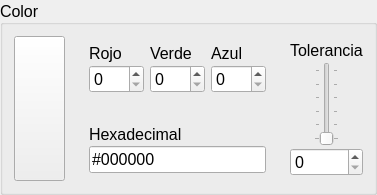
            <widget class="QGroupBox" name="groupBox_2">
             <property name="font">
              <font>
               <pointsize>12</pointsize>
               <italic>false</italic>
              </font>
             </property>
             <property name="title">
              <string>Color</string>
             </property>
             <property name="alignment">
              <set>Qt::AlignLeading|Qt::AlignLeft|Qt::AlignVCenter</set>
             </property>
             <layout class="QHBoxLayout" name="horizontalLayout_9">
              <property name="spacing">
               <number>24</number>
              </property>
              <item>
               <widget class="QPushButton" name="button_color">
                <property name="enabled">
                 <bool>true</bool>
                </property>
                <property name="sizePolicy">
                 <sizepolicy hsizetype="Expanding" vsizetype="Expanding">
                  <horstretch>0</horstretch>
                  <verstretch>0</verstretch>
                 </sizepolicy>
                </property>
                <property name="focusPolicy">
                 <enum>Qt::NoFocus</enum>
                </property>
                <property name="text">
                 <string/>
                </property>
               </widget>
              </item>
              <item>
               <layout class="QVBoxLayout" name="verticalLayout_4">
                <item>
                 <layout class="QHBoxLayout" name="horizontalLayout_2">
                  <property name="spacing">
                   <number>6</number>
                  </property>
                  <item>
                   <layout class="QVBoxLayout" name="verticalLayout_8">
                    <property name="spacing">
                     <number>2</number>
                    </property>
                    <item>
                     <widget class="QLabel" name="label_red">
                      <property name="sizePolicy">
                       <sizepolicy hsizetype="Maximum" vsizetype="Maximum">
                        <horstretch>0</horstretch>
                        <verstretch>0</verstretch>
                       </sizepolicy>
                      </property>
                      <property name="font">
                       <font>
                        <pointsize>12</pointsize>
                        <italic>false</italic>
                       </font>
                      </property>
                      <property name="text">
                       <string>Rojo</string>
                      </property>
                     </widget>
                    </item>
                    <item>
                     <widget class="NoWheelSpinBox" name="spin_red">
                      <property name="accelerated">
                       <bool>true</bool>
                      </property>
                      <property name="correctionMode">
                       <enum>QAbstractSpinBox::CorrectToNearestValue</enum>
                      </property>
                      <property name="maximum">
                       <number>255</number>
                      </property>
                     </widget>
                    </item>
                   </layout>
                  </item>
                  <item>
                   <layout class="QVBoxLayout" name="verticalLayout_10">
                    <property name="spacing">
                     <number>2</number>
                    </property>
                    <item>
                     <widget class="QLabel" name="label_green">
                      <property name="sizePolicy">
                       <sizepolicy hsizetype="Maximum" vsizetype="Maximum">
                        <horstretch>0</horstretch>
                        <verstretch>0</verstretch>
                       </sizepolicy>
                      </property>
                      <property name="font">
                       <font>
                        <pointsize>12</pointsize>
                        <italic>false</italic>
                       </font>
                      </property>
                      <property name="text">
                       <string>Verde</string>
                      </property>
                     </widget>
                    </item>
                    <item>
                     <widget class="NoWheelSpinBox" name="spin_green">
                      <property name="accelerated">
                       <bool>true</bool>
                      </property>
                      <property name="correctionMode">
                       <enum>QAbstractSpinBox::CorrectToNearestValue</enum>
                      </property>
                      <property name="keyboardTracking">
                       <bool>false</bool>
                      </property>
                      <property name="maximum">
                       <number>255</number>
                      </property>
                     </widget>
                    </item>
                   </layout>
                  </item>
                  <item>
                   <layout class="QVBoxLayout" name="verticalLayout_9">
                    <property name="spacing">
                     <number>2</number>
                    </property>
                    <item>
                     <widget class="QLabel" name="label_blue">
                      <property name="sizePolicy">
                       <sizepolicy hsizetype="Maximum" vsizetype="Maximum">
                        <horstretch>0</horstretch>
                        <verstretch>0</verstretch>
                       </sizepolicy>
                      </property>
                      <property name="font">
                       <font>
                        <pointsize>12</pointsize>
                        <italic>false</italic>
                       </font>
                      </property>
                      <property name="text">
                       <string>Azul</string>
                      </property>
                     </widget>
                    </item>
                    <item>
                     <widget class="NoWheelSpinBox" name="spin_blue">
                      <property name="accelerated">
                       <bool>true</bool>
                      </property>
                      <property name="correctionMode">
                       <enum>QAbstractSpinBox::CorrectToNearestValue</enum>
                      </property>
                      <property name="maximum">
                       <number>255</number>
                      </property>
                     </widget>
                    </item>
                   </layout>
                  </item>
                 </layout>
                </item>
                <item>
                 <layout class="QVBoxLayout" name="verticalLayout_11">
                  <property name="spacing">
                   <number>2</number>
                  </property>
                  <item>
                   <widget class="QLabel" name="label_hexadecimal">
                    <property name="sizePolicy">
                     <sizepolicy hsizetype="Maximum" vsizetype="Maximum">
                      <horstretch>0</horstretch>
                      <verstretch>0</verstretch>
                     </sizepolicy>
                    </property>
                    <property name="font">
                     <font>
                      <pointsize>12</pointsize>
                      <italic>false</italic>
                     </font>
                    </property>
                    <property name="text">
                     <string>Hexadecimal</string>
                    </property>
                   </widget>
                  </item>
                  <item>
                   <widget class="QLineEdit" name="line_hexadecimal">
                    <property name="text">
                     <string>#000000</string>
                    </property>
                   </widget>
                  </item>
                 </layout>
                </item>
               </layout>
              </item>
              <item>
               <layout class="QVBoxLayout" name="verticalLayout_13">
                <property name="spacing">
                 <number>2</number>
                </property>
                <property name="topMargin">
                 <number>5</number>
                </property>
                <property name="bottomMargin">
                 <number>5</number>
                </property>
                <item>
                 <widget class="QLabel" name="label_tolerance">
                  <property name="sizePolicy">
                   <sizepolicy hsizetype="Maximum" vsizetype="Maximum">
                    <horstretch>0</horstretch>
                    <verstretch>0</verstretch>
                   </sizepolicy>
                  </property>
                  <property name="font">
                   <font>
                    <pointsize>12</pointsize>
                    <italic>false</italic>
                   </font>
                  </property>
                  <property name="text">
                   <string>Tolerancia</string>
                  </property>
                 </widget>
                </item>
                <item>
                 <layout class="QVBoxLayout" name="verticalLayout_12">
                  <item>
                   <layout class="QHBoxLayout" name="horizontalLayout_4">
                    <item>
                     <widget class="AgileSlider" name="slider_tolerance">
                      <property name="minimumSize">
                       <size>
                        <width>0</width>
                        <height>80</height>
                       </size>
                      </property>
                      <property name="focusPolicy">
                       <enum>Qt::NoFocus</enum>
                      </property>
                      <property name="maximum">
                       <number>255</number>
                      </property>
                      <property name="singleStep">
                       <number>1</number>
                      </property>
                      <property name="pageStep">
                       <number>50</number>
                      </property>
                      <property name="tracking">
                       <bool>true</bool>
                      </property>
                      <property name="tickPosition">
                       <enum>QSlider::TicksBothSides</enum>
                      </property>
                      <property name="tickInterval">
                       <number>50</number>
                      </property>
                     </widget>
                    </item>
                   </layout>
                  </item>
                  <item>
                   <widget class="NoWheelSpinBox" name="spin_tolerance">
                    <property name="accelerated">
                     <bool>true</bool>
                    </property>
                    <property name="correctionMode">
                     <enum>QAbstractSpinBox::CorrectToNearestValue</enum>
                    </property>
                    <property name="keyboardTracking">
                     <bool>false</bool>
                    </property>
                    <property name="maximum">
                     <number>255</number>
                    </property>
                   </widget>
                  </item>
                 </layout>
                </item>
               </layout>
              </item>
             </layout>
            </widget>
